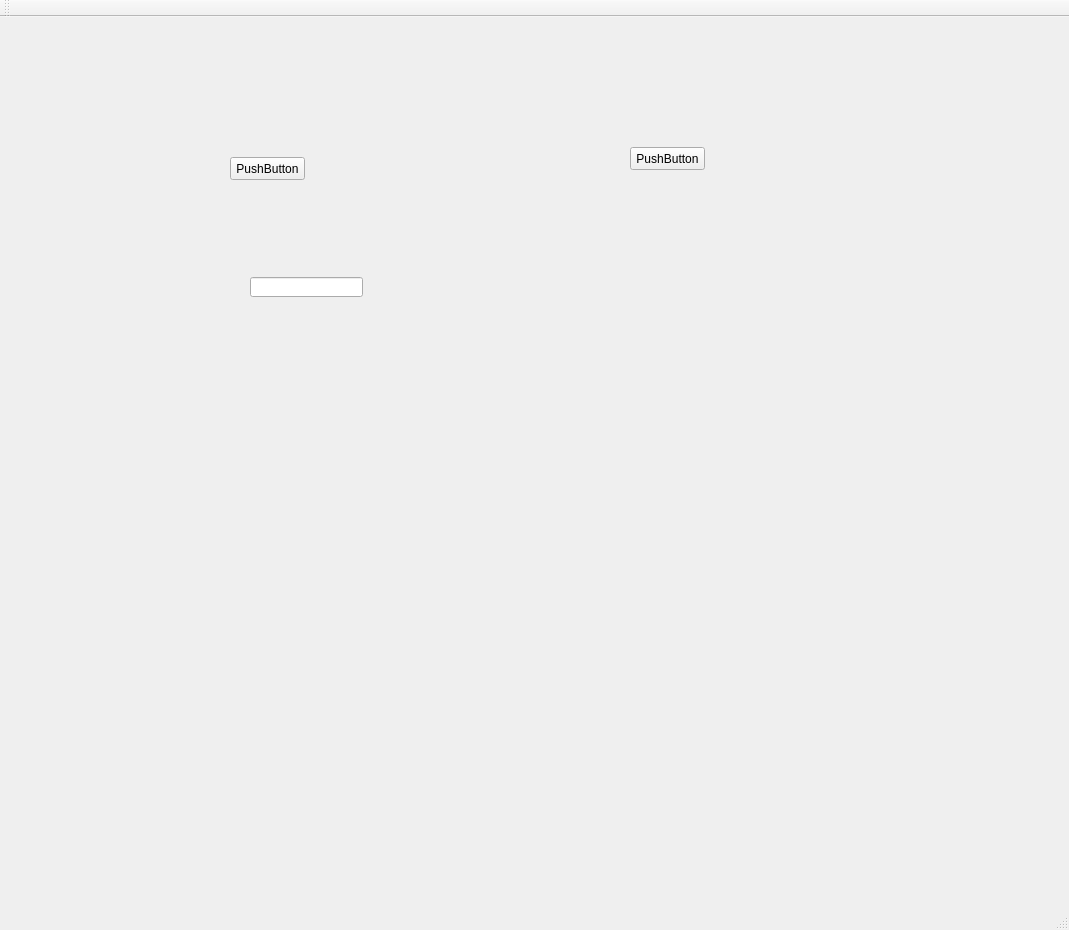
<?xml version="1.0" encoding="UTF-8"?>
<ui version="4.0">
 <class>MainWindow</class>
 <widget class="QMainWindow" name="MainWindow">
  <property name="geometry">
   <rect>
    <x>0</x>
    <y>0</y>
    <width>1069</width>
    <height>930</height>
   </rect>
  </property>
  <property name="windowTitle">
   <string>MainWindow</string>
  </property>
  <widget class="QWidget" name="centralWidget">
   <widget class="QLineEdit" name="lineEdit">
    <property name="geometry">
     <rect>
      <x>250</x>
      <y>260</y>
      <width>113</width>
      <height>20</height>
     </rect>
    </property>
   </widget>
   <widget class="QPushButton" name="pushButton">
    <property name="geometry">
     <rect>
      <x>230</x>
      <y>140</y>
      <width>75</width>
      <height>23</height>
     </rect>
    </property>
    <property name="text">
     <string>PushButton</string>
    </property>
   </widget>
   <widget class="QwtPlot" name="qwtPlot">
    <property name="geometry">
     <rect>
      <x>90</x>
      <y>310</y>
      <width>801</width>
      <height>511</height>
     </rect>
    </property>
   </widget>
   <widget class="QPushButton" name="pushButton_2">
    <property name="geometry">
     <rect>
      <x>630</x>
      <y>130</y>
      <width>75</width>
      <height>23</height>
     </rect>
    </property>
    <property name="text">
     <string>PushButton</string>
    </property>
   </widget>
  </widget>
  <widget class="QMenuBar" name="menuBar">
   <property name="geometry">
    <rect>
     <x>0</x>
     <y>0</y>
     <width>1069</width>
     <height>23</height>
    </rect>
   </property>
  </widget>
  <widget class="QToolBar" name="mainToolBar">
   <attribute name="toolBarArea">
    <enum>TopToolBarArea</enum>
   </attribute>
   <attribute name="toolBarBreak">
    <bool>false</bool>
   </attribute>
  </widget>
  <widget class="QStatusBar" name="statusBar"/>
 </widget>
 <layoutdefault spacing="6" margin="11"/>
 <customwidgets>
  <customwidget>
   <class>QwtPlot</class>
   <extends>QFrame</extends>
   <header>qwt_plot.h</header>
   <container>1</container>
  </customwidget>
 </customwidgets>
 <resources/>
 <connections/>
</ui>
